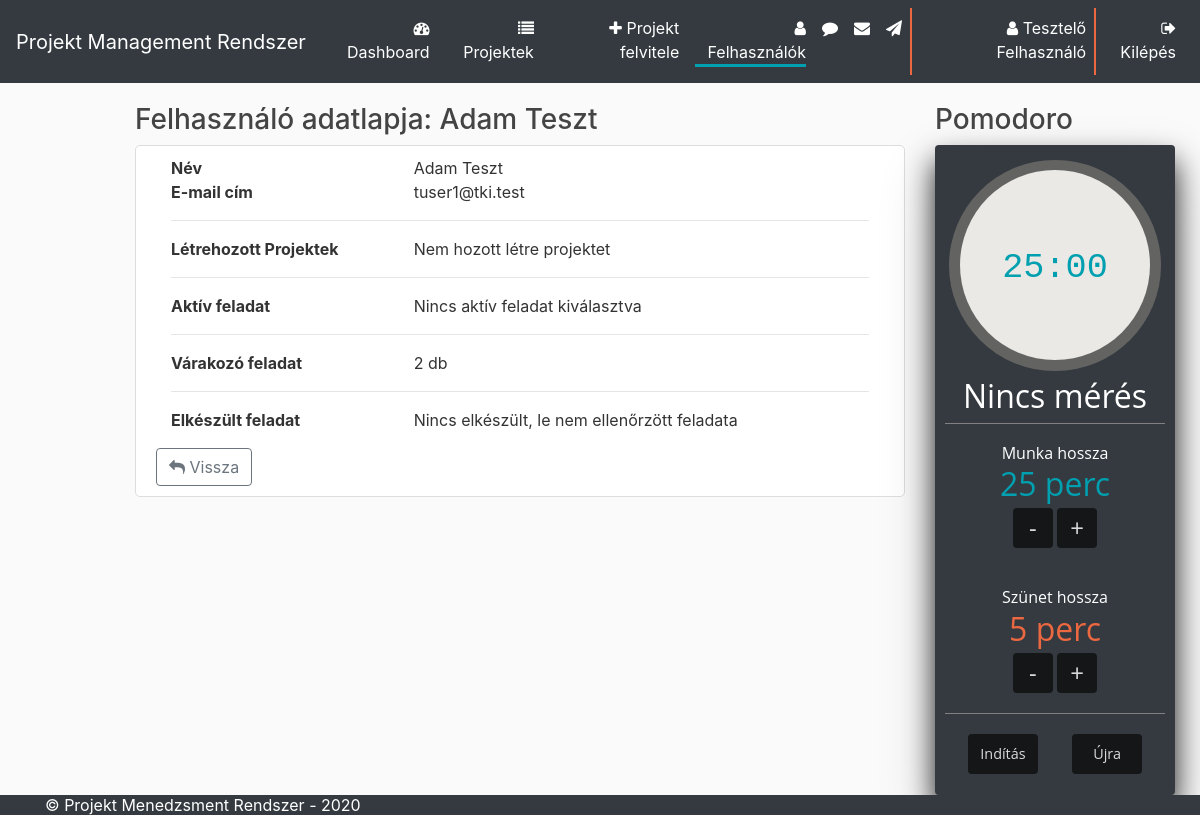
Page /userData/2 (signed in) on the committed database.
### projectmanage/models.py (models this page shows, shortened)
class User(UserMixin, db.Model):
    id = db.Column(db.Integer, primary_key=True)
    userName = db.Column(db.String(30), unique=True, nullable=False)
    fullName = db.Column(db.String(150), nullable=False)
    email    = db.Column(db.String(50), unique=True, nullable=False)
    password = db.Column(db.String(256), nullable=False)
    admin    = db.Column(db.Boolean, default=False)
    deleted  = db.Column(db.Boolean, nullable=False, default=False)
    delTime = db.Column(db.DateTime, nullable=True)
    projects = db.relationship('Project', backref='creator', lazy=True)
    projectWorkers = db.relationship('Project', secondary=projectWorkers, backref=db.backref('workers', lazy='dynamic'))
    projectLeaders = db.relationship('Project', secondary=projectLeaders, backref=db.backref('leaders', lazy='dynamic'))
    projectJobsCreated = db.relationship('ProjectJob', foreign_keys='ProjectJob.creatorUserId', backref='creator', lazy=True)
    projectJobsWork    = db.relationship('ProjectJob', foreign_keys='ProjectJob.workerUserId', backref='worker', lazy=True)
    activeJobId = db.Column(db.Integer, db.ForeignKey('project_job.id'), nullable=False, default=0)
    @staticmethod
    def getProjectJobListCategories(userId):
        user = User.query.get_or_404(userId)
        doneJobs = []
        activeJob = None
        pendingJobs = []
        for projectJob in user.projectJobsWork:
            project = Project.query.get(projectJob.projectId)
            if projectJob.seen == False and Project.isActive(project):
                if projectJob.isDone:
                    doneJobs.append(projectJob)
                elif projectJob.id == user.activeJobId:
                    activeJob = projectJob
                else:
                    pendingJobs.append(projectJob)
        return {
            'activeJob' : activeJob,
            'doneJobs'  : doneJobs,
            'pendingJobs' : pendingJobs,
        }

### projectmanage/routes.py (the view)
@app.route('/userData/<int:userId>')
@login_required
def userData(userId):
    user = User.query.get_or_404(userId)
    jobs = User.getProjectJobListCategories(userId)
    data = {
        'user' : user,
        'projectCount' : len(user.projects),
        'pendingJobCount' : len(jobs['pendingJobs']),
        'doneJobCount' : len(jobs['doneJobs']),
        'activeLink' : 'users',
    }
    return render_template('User/userData.html', **data)

### projectmanage/functions.py (called while the page is built)
@loginManager.user_loader
def load_user(userId):
    return User.query.get(int(userId))

### projectmanage/models.py (called while the page is built)
    @staticmethod
    def getUnreadCount(userId):
        count = UserMessage.query.filter(
            and_(
                UserMessage.toUserId == userId,
                UserMessage.readTime == None
            )
        ).count()
        return count

    @staticmethod
    def isActive(self):
        if self.isDone == True or self.deleted == True:
            return False
        return True

### projectmanage/templates/User/userData.html
{% extends 'layout.html' %}
{% block body %}
    <h3>
        Felhasználó adatlapja: {{ user.fullName }}
    </h3>
    <div class="content-section">
        <fieldset class="form-group">
            <div class="container">
                <div class="row">
                    <div class="col-4 font-weight-bold">
                        Név
                    </div>
                    <div class="col-8">
                        {{ user.fullName }}
                    </div>
                </div>
                <div class="row">
                    <div class="col-4 font-weight-bold">
                        E-mail cím
                    </div>
                    <div class="col-8">
                        {{ user.email }}
                    </div>
                </div>
                <hr>
                <div class="row">
                    <div class="col-4 font-weight-bold">
                        Létrehozott Projektek
                    </div>
                    <div class="col-8">
                        {% if projectCount > 0 %}
                            {{ projectCount }}&nbsp;db
                        {% else %}
                            Nem hozott létre projektet
                        {% endif %}
                    </div>
                </div>
                <hr>
                <div class="row">
                    <div class="col-4 font-weight-bold">
                        Aktív feladat
                    </div>
                    <div class="col-8">
                        {{ getProjectJobName(user.activeJobId) }}
                    </div>
                </div>
                <hr>
                <div class="row">
                    <div class="col-4 font-weight-bold">
                        Várakozó feladat
                    </div>
                    <div class="col-8">
                        {% if pendingJobCount > 0 %}
                            {{ pendingJobCount }}&nbsp;db
                        {% else %}
                            Nincs várakozó feladata
                        {% endif %}
                    </div>
                </div>
                <hr>
                <div class="row">
                    <div class="col-4 font-weight-bold">
                        Elkészült feladat
                    </div>
                    <div class="col-8">
                        {% if doneJobCount > 0 %}
                            {{ doneJobCount }}&nbsp;db
                        {% else %}
                            Nincs elkészült, le nem ellenőrzött feladata
                        {% endif %}
                    </div>
                </div>
            </div>
        </fieldset>
        <a href="{{ url_for('users') }}" class="btn btn-outline-secondary"><i class="fa fa-reply"></i>&nbsp;Vissza</a>
    </div>
{% endblock body %}

### projectmanage/templates/includes/_navbar.html (shortened to what this page needs)
<nav class="navbar navbar-expand-lg navbar-dark bg-dark">
    <div class="navbar-brand" href="#">Projekt Management Rendszer</div>
    <div class="collapse navbar-collapse navbar-container" id="navbarSupportedContent">
        {% if current_user.is_authenticated %}
            <ul class="navbar-nav mr-auto active-ul">
                <li class="nav-link {% if activeLink == 'home' or activeLink == 'index' %} active-link {% endif %}">
                    <a href="/home"><i class="fa fa-dashboard"></i>&nbsp;Dashboard</a>
                </li>
                <li class="nav-link {% if activeLink == 'projects' %} active-link {% endif %}">
                    <a href="/projects"><i class="fa fa-list"></i>&nbsp;Projektek</a>
                </li>
                <li class="nav-link {% if activeLink == 'addProject' %} active-link {% endif %}" >
                    <a href="/addProject"><i class="fa fa-plus"></i>&nbsp;Projekt felvitele</a>
                </li>
                <li class="nav-link {% if activeLink == 'users' %} active-link {% endif %}">
                    <a href="/users"><i class="fa fa-user"></i>&nbsp;Felhasználók</a>
                    <div class="underline"></div>
                </li>
            </ul>
        {% endif %}
        <ul class="navbar-nav ml-auto active-ul-l">
            {% if current_user.is_authenticated %}
                <li class="nav-link {% if activeLink == 'send' %} active-link {% endif %}">
                    <a href="/sendMessage" title="Üzenet küldés"><i class="fa fa-comment"></i></a>
                </li>
                <li class="nav-link {% if activeLink == 'inbox' %} active-link {% endif %}">
                    <a href="/inbox" title="Bejövő üzenetek"></i><i class="fa fa-envelope"></i></a>
                </li>
                <li class="nav-link {% if activeLink == 'sent' %} active-link {% endif %}">
                    <a href="/sent" title="Elküldött üzenetek"><i class="fa fa-paper-plane"></i></a>
                </li>
                <div class="vl"></div>
                <li class="nav-link {% if activeLink == 'account' %} active-link {% endif %}">
                    <a href="/account"><i class="fa fa-user"></i>&nbsp;{{ current_user.fullName }}</a>
                </li>
                <div class="vl"></div>
                <li class="nav-link">
                    <a href="/logout"><i class="fa fa-sign-out"></i>&nbsp;Kilépés</a>
                </li>
            {% else %}
                <li class="nav-link">
                    <a href="/login"><i class="fa fa-sign-in"></i>&nbsp;Bejelentkezés</a>
                    <div class="underline"></div>
                </li>
            {% endif %}
        </ul>
    </div>
</nav>

### projectmanage/static/css/base.css (style rules this page uses)
html { position: relative; min-height: 100%; }
body { margin-bottom: 20px; background: #fafafa; color: #333333; }
.content-section { background: #ffffff; padding: 10px 20px; border: 1px solid #dddddd; border-radius: 5px; margin-bottom: 20px; }
h1, h2, h3, h4, h5, h6 { color: #444444; }
.bg-dark { margin-bottom: 20px; }
a { outline: none; }
.navbar-container { text-align: center; }
.navbar-container ul.navbar-nav.mr-auto.active-ul { margin: 0; padding: 0; text-align: right; vertical-align: middle; }
.navbar-container ul.navbar-nav.mr-auto.active-ul li { display: inline-block; font-size: 16px; }
.navbar-container ul.navbar-nav.mr-auto.active-ul li a { color: #ffffff; text-decoration: none; display: inline-block; transition: color 0.5s; }
.navbar-container ul.navbar-nav.mr-auto.active-ul li .underline { height: 3px; background-color: transparent; width: 0%; transition: width 0.2s, background-color 0.5s; margin: 0 auto; }
.navbar-container ul.navbar-nav.mr-auto.active-ul li.active-link .underline { width: 100%; background-color: #00A0B0; }
.navbar-container ul.navbar-nav.ml-auto.active-ul-l { margin: 0; padding: 0; text-align: right; vertical-align: middle; }
.navbar-container ul.navbar-nav.ml-auto.active-ul-l li { display: inline-block; font-size: 16px; }
.navbar-container ul.navbar-nav.ml-auto.active-ul-l li a { color: #ffffff; text-decoration: none; display: inline-block; transition: color 0.5s; }
.vl { border-left: 2px solid #eb6841; height: 20; }

### rows in the picture
User: fullName "Tesztelő Felhasználó"
User: fullName "Adam Teszt", email "tuser1@tki.test", activeJobId "Nincs aktív feladat kiválasztva"

### other values in the picture
{{ pendingJobCount }} "2"
{{ getCurrentYear() }} "2020"
